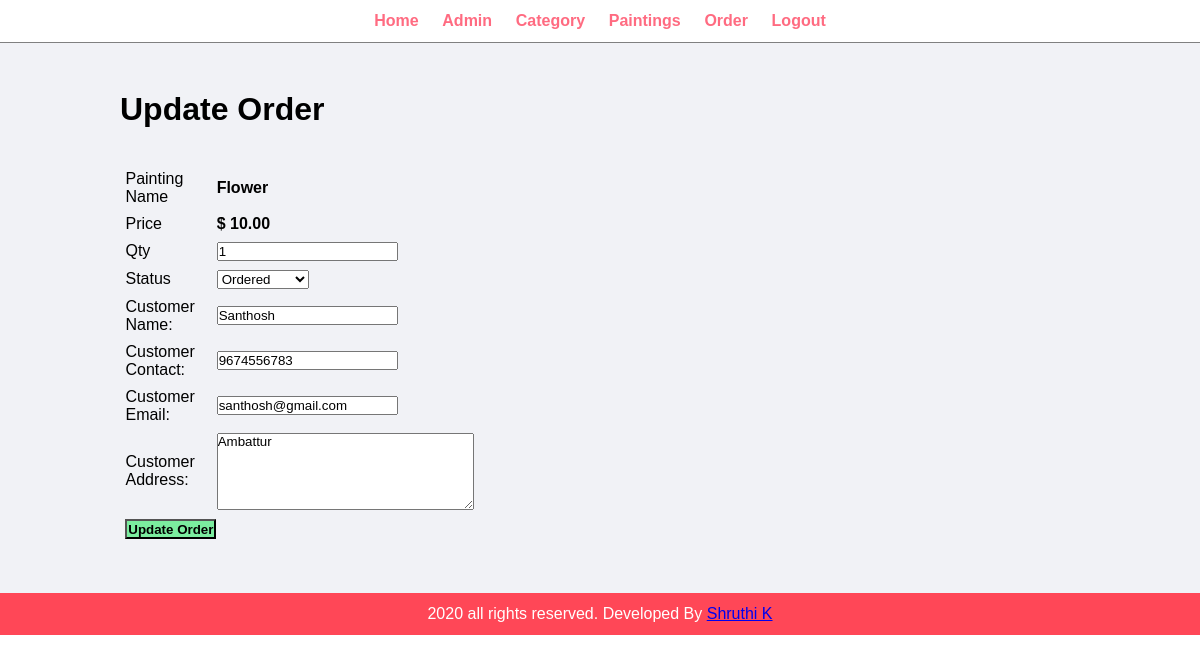
The page /admin/update-order.php?id=7 (signed in) on the database its author committed.
### tables this page shows
CREATE TABLE `tbl_order` (
  `id` int(10) UNSIGNED NOT NULL,
  `paintings` varchar(150) NOT NULL,
  `price` decimal(10,2) NOT NULL,
  `qty` int(11) NOT NULL,
  `total` decimal(10,2) NOT NULL,
  `order_date` datetime NOT NULL,
  `status` varchar(50) NOT NULL,
  `customer_name` varchar(150) NOT NULL,
  `customer_contact` varchar(20) NOT NULL,
  `customer_email` varchar(150) NOT NULL,
  `customer_address` varchar(255) NOT NULL
);

### admin/update-order.php (the view, shortened to what this page needs)
<?php include('partials/menu.php'); ?>
<div class="main-content">
    <div class="wrapper">
        <h1>Update Order</h1>
        <br><br>
        <?php
            if(isset($_GET['id']))
            {
                $id=$_GET['id'];
                $sql = "SELECT * FROM tbl_order WHERE id=$id";
                $res = mysqli_query($conn, $sql);
                $count = mysqli_num_rows($res);
                if($count==1)
                {
                    $row=mysqli_fetch_assoc($res);
                    $paintings = $row['paintings'];
                    $price = $row['price'];
                    $qty = $row['qty'];
                    $status = $row['status'];
                    $customer_name = $row['customer_name'];
                    $customer_contact = $row['customer_contact'];
                    $customer_email = $row['customer_email'];
                    $customer_address= $row['customer_address'];
                }
                else
                {
                    header('location:'.SITEURL.'admin/manage-order.php');
                }
            }
            else
            {
                header('location:'.SITEURL.'admin/manage-order.php');
            }
        ?>
        <form action="" method="POST">
            <table class="tbl-30">
                <tr>
                    <td>Painting Name</td>
                    <td><b> <?php echo $paintings; ?> </b></td>
                </tr>
                <tr>
                    <td>Price</td>
                    <td>
                        <b> $ <?php echo $price; ?></b>
                    </td>
                </tr>
                <tr>
                    <td>Qty</td>
                    <td>
                        <input type="number" name="qty" value="<?php echo $qty; ?>">
                    </td>
                </tr>
                <tr>
                    <td>Status</td>
                    <td>
                        <select name="status">
                            <option <?php if($status=="Ordered"){echo "selected";} ?> value="Ordered">Ordered</option>
                        </select>
                    </td>
                </tr>
                <tr>
                    <td>Customer Name: </td>
                    <td>
                        <input type="text" name="customer_name" value="<?php echo $customer_name; ?>">
                    </td>
                </tr>
                <tr>
                    <td>Customer Contact: </td>
                    <td>
                        <input type="text" name="customer_contact" value="<?php echo $customer_contact; ?>">
                    </td>
                </tr>
                <tr>
                    <td>Customer Email: </td>
                    <td>
                        <input type="text" name="customer_email" value="<?php echo $customer_email; ?>">
                    </td>
                </tr>
                <tr>
                    <td>Customer Address: </td>
                    <td>
                        <textarea name="customer_address" cols="30" rows="5"><?php echo $customer_address; ?></textarea>
                    </td>
                </tr>
                <tr>
                    <td clospan="2">
                        <input type="submit" name="submit" value="Update Order" class="btn-secondary">
                    </td>
                </tr>
            </table>
        </form>
    </div>
</div>
<?php include('partials/footer.php'); ?>

### css/admin.css (style rules this page uses)
* { margin: 0; padding: 0; font-family: Arial, Helvetica, sans-serif; }
.wrapper { padding: 1%; width: 80%; margin: 0 auto; }
.tbl-30 { width: 30%; }
table tr td { padding: 1%; }
.btn-secondary { background-color: #7bed9f; padding: 1%; color: black; text-decoration: none; font-weight: bold; }
.main-content { background-color: #f1f2f6; padding: 3% 0; }

### rows shown on the page
tbl_order: paintings "Flower", price "10.00", qty "1", status "Ordered", customer_name "Santhosh", customer_contact "9674556783", customer_email "santhosh@gmail.com", customer_address "Ambattur"
